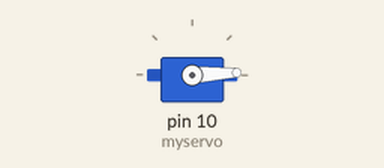
This sketch was run on a simulated Arduino Uno, built with avr-gcc and run on an emulated ATmega328P. On the bench: servo.

Above: at 0.05 s.
At 0.85 s:
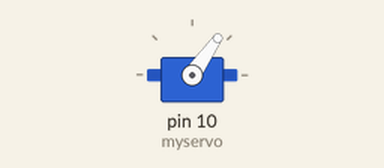
At 1.7 s:
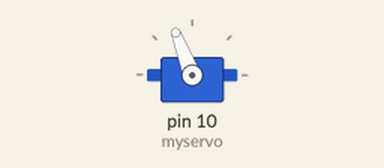
At 3.4 s:
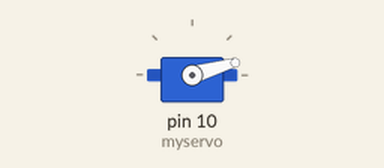
Timing chart, 0 to 8.4 s (numbered marks = the images above):
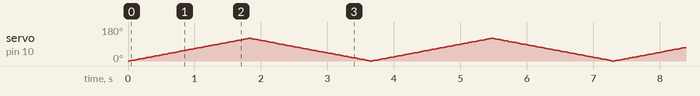

The sketch:

servo_test.ino
```cpp
#include <Servo.h>

Servo myservo;	// create servo object to control a servo
int pos = 0;	// variable to store the servo position

void setup()
{
	// attaches the servo on pin 10 to the servo object
	myservo.attach(10);
}

void loop()
{
	// sweeps from 0 degrees to 180 degrees
	for(pos = 0; pos <= 120; pos += 1)
	{
		myservo.write(pos);
		delay(15);
	}
	// sweeps from 180 degrees to 0 degrees
	for(pos = 120; pos>=0; pos-=1)
	{
		myservo.write(pos);
		delay(15);
	}
}
```
